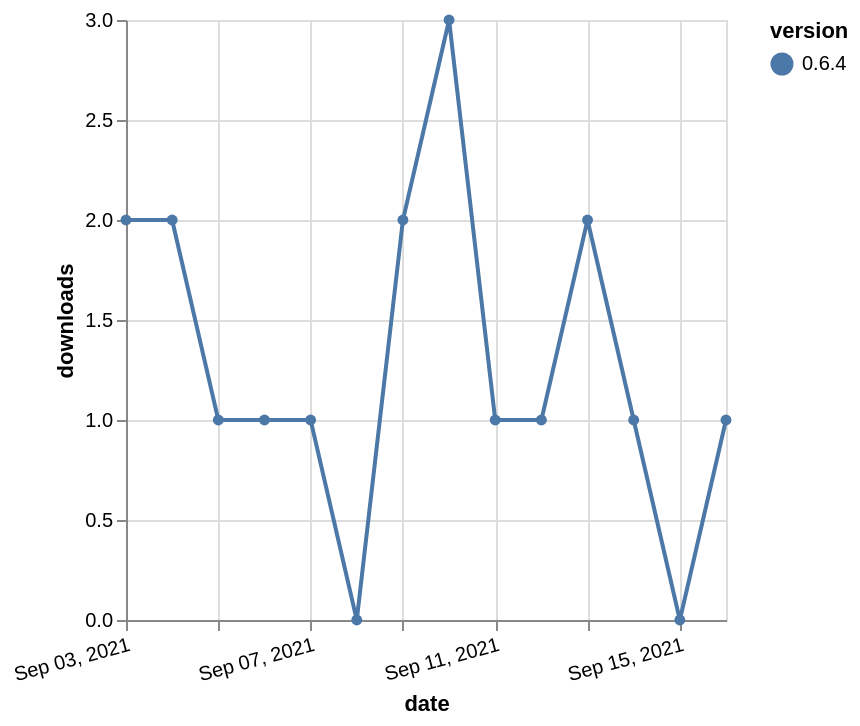

Describe this chart as a Vega-Lite specification.
### Vega-Lite specification from a JSON file in a GitHub repository (floating-point values rounded to 4 significant figures)
{"$schema": "https://vega.github.io/schema/vega-lite/v5.json", "description": "A simple bar chart with embedded data.", "data": {"values": [{"date": "2021-09-03", "total": 66, "delta": 2, "version": "0.6.4"}, {"date": "2021-09-04", "total": 68, "delta": 2, "version": "0.6.4"}, {"date": "2021-09-05", "total": 69, "delta": 1, "version": "0.6.4"}, {"date": "2021-09-06", "total": 70, "delta": 1, "version": "0.6.4"}, {"date": "2021-09-07", "total": 71, "delta": 1, "version": "0.6.4"}, {"date": "2021-09-08", "total": 71, "delta": 0, "version": "0.6.4"}, {"date": "2021-09-09", "total": 73, "delta": 2, "version": "0.6.4"}, {"date": "2021-09-10", "total": 76, "delta": 3, "version": "0.6.4"}, {"date": "2021-09-11", "total": 77, "delta": 1, "version": "0.6.4"}, {"date": "2021-09-12", "total": 78, "delta": 1, "version": "0.6.4"}, {"date": "2021-09-13", "total": 80, "delta": 2, "version": "0.6.4"}, {"date": "2021-09-14", "total": 81, "delta": 1, "version": "0.6.4"}, {"date": "2021-09-15", "total": 81, "delta": 0, "version": "0.6.4"}, {"date": "2021-09-16", "total": 82, "delta": 1, "version": "0.6.4"}]}, "width": "container", "mark": {"type": "line", "point": {"filled": true}}, "encoding": {"x": {"field": "date", "type": "temporal", "timeUnit": "yearmonthdate", "title": "date", "axis": {"labelAngle": -15}}, "y": {"field": "delta", "type": "quantitative", "title": "downloads"}, "color": {"field": "version", "type": "nominal"}, "tooltip": {"field": "delta"}}}
